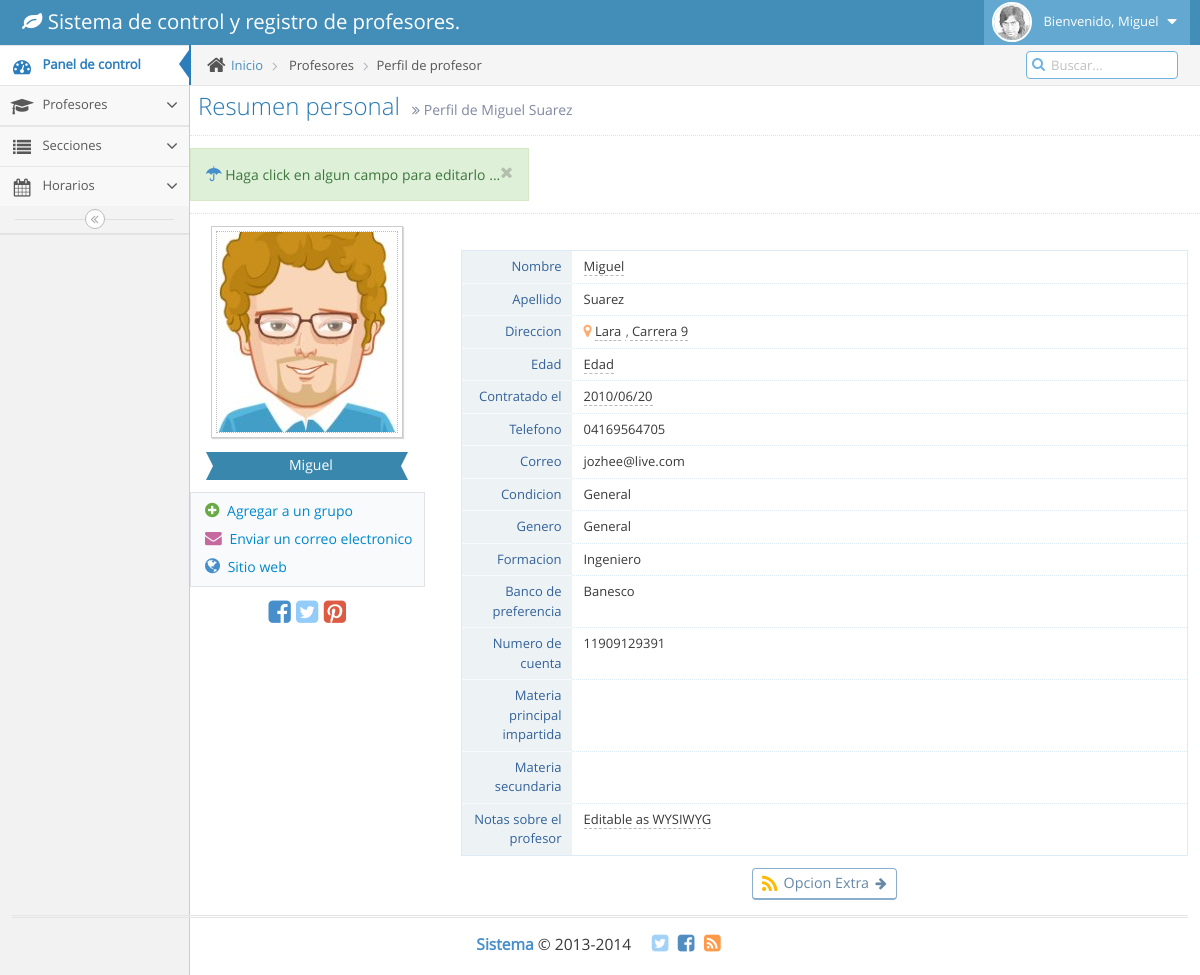
The page /perfil.php?id=7 (signed in) on the database its author committed.
### tables this page shows
CREATE TABLE IF NOT EXISTS `profesores` (
  `ID` int(100) NOT NULL,
  `nombre` varchar(20) NOT NULL,
  `apellido` varchar(20) NOT NULL,
  `cedula` int(10) NOT NULL,
  `direccion` varchar(100) NOT NULL,
  `telefono` varchar(15) NOT NULL,
  `correo` varchar(40) NOT NULL,
  `genero` varchar(10) NOT NULL,
  `condicion` varchar(30) NOT NULL,
  `formacion` varchar(20) NOT NULL,
  `especialidad` varchar(50) NOT NULL,
  `estado` varchar(100) NOT NULL,
  `banco` varchar(100) NOT NULL,
  `nr_cuenta` bigint(40) NOT NULL,
  `materia1` varchar(30) NOT NULL,
  `materia2` varchar(30) NOT NULL,
  `materia3` varchar(30) NOT NULL,
  `seguro_social` int(40) NOT NULL,
  `sueldo` int(255) NOT NULL,
  `quejas` int(3) NOT NULL
);

### perfil.php (the view, shortened to what this page needs)
<?php
     require("config.php");
if (isset($_COOKIE["id_usuario"]) && isset($_COOKIE["marca_aleatoria_usuario"])){
   if ($_COOKIE["id_usuario"]!="" || $_COOKIE["marca_aleatoria_usuario"]!=""){
	$query = "  SELECT 	ID,
		                nombre,
		                apellido,
		                cedula,
		                direccion,
		                telefono,
		                correo,
		                genero,
		                condicion,
		                formacion,
		                especialidad,
		                estado,
		                banco,
		                nr_cuenta,
		                materia1,
		                materia2
            	FROM 	profesores
          		WHERE 	ID = :id
        ";
        $query_params = array(
            ':id' => $_GET['id']
        );
        try{
            $stmt = $db->prepare($query);
            $result = $stmt->execute($query_params);
        }
        catch(PDOException $ex){
		echo "<div class='panel-body'>
                <div class='alert alert-warning alert-dismissable'>
            	    <button type='button' class='close' data-dismiss='alert' aria-hidden='true'>&times;</button>
            	    Tenemos problemas al ejecutar la consulta :c El error es el siguiente:
				</div>
			 </div>" .$ex->getMessage();
		}
        $row = $stmt->fetch();
   }
}else{
	header('Location: index.php?accion=log_error');
	}
?>
<!DOCTYPE html>
<html lang="en">
	<head>
		<link rel="stylesheet" href="assets/css/bootstrap.min.css" />
		<link rel="stylesheet" href="assets/font-awesome/4.2.0/css/font-awesome.min.css" />
		<link rel="stylesheet" href="assets/css/jquery-ui.custom.min.css" />
		<link rel="stylesheet" href="assets/css/jquery.gritter.min.css" />
		<link rel="stylesheet" href="assets/css/select2.min.css" />
		<link rel="stylesheet" href="assets/css/datepicker.min.css" />
		<link rel="stylesheet" href="assets/css/bootstrap-editable.min.css" />
		<link rel="stylesheet" href="assets/css/ace.min.css" class="ace-main-stylesheet" id="main-ace-style" />
	</head>
	<body class="no-skin">
<div id="navbar" class="navbar navbar-default">
	<div class="navbar-container" id="navbar-container">
				<div class="navbar-header pull-left">
					<a href="index.php" class="navbar-brand">
						<small>
							<i class="fa fa-leaf"></i>
							Sistema de control y registro de profesores.
						</small>
					</a>
				</div>
								<div class="navbar-buttons navbar-header pull-right" role="navigation">
					<ul class="nav ace-nav">
						<li class="light-blue">
							<a data-toggle="dropdown" href="#" class="dropdown-toggle">
								<img class="nav-user-photo" src="assets/avatars/user.jpg" alt="Foto de <?php echo $row['nombre']?>" />
								<span class="user-info">
									Bienvenido, <?php echo $row['nombre']?>
								</span>
								<i class="ace-icon fa fa-caret-down"></i>
							</a>
						</li>
					</ul>
				</div>
			</div>
		</div>
		<div class="main-container" id="main-container">
			<div id="sidebar" class="sidebar responsive">
				<ul class="nav nav-list">
					<li class="active">
						<a href="index.php">
							<i class="menu-icon fa fa-tachometer"></i>
							<span class="menu-text"> Panel de control</span>
						</a>
					</li>
					<li class="">
						<a href="#" class="dropdown-toggle">
							<i class="menu-icon fa  fa-mortar-board"></i>
							<span class="menu-text">
								Profesores
							</span>
							<b class="arrow fa fa-angle-down"></b>
						</a>
					</li>
				</ul>
				<ul class="nav nav-list">
					<li class="">
						<a href="#" class="dropdown-toggle">
							<i class="menu-icon fa fa-list"></i>
							<span class="menu-text"> Secciones </span>
							<b class="arrow fa fa-angle-down"></b>
						</a>
					</li>
				<ul class="nav nav-list">
					<li class="">
						<a href="#" class="dropdown-toggle">
							<i class="menu-icon fa  fa-calendar"></i>
							<span class="menu-text"> Horarios </span>
							<b class="arrow fa fa-angle-down"></b>
						</a>
				<div class="sidebar-toggle sidebar-collapse" id="sidebar-collapse">
					<i class="ace-icon fa fa-angle-double-left" data-icon1="ace-icon fa fa-angle-double-left" data-icon2="ace-icon fa fa-angle-double-right"></i>
				</div>
			</div>
			<div class="main-content">
				<div class="main-content-inner">
					<div class="breadcrumbs" id="breadcrumbs">
						<ul class="breadcrumb">
							<li>
								<i class="ace-icon fa fa-home home-icon"></i>
								<a href="index.php">Inicio</a>
							</li>
							<li>
							<span>Profesores</span></li>
							<li class="active">Perfil de profesor</li>
						</ul>
						<div class="nav-search" id="nav-search">
							<form class="form-search">
								<span class="input-icon">
									<input type="text" placeholder="Buscar..." class="nav-search-input" id="nav-search-input" autocomplete="off" />
									<i class="ace-icon fa fa-search nav-search-icon"></i>
								</span>
							</form>
						</div>
					</div>
						<div class="page-header">
							<h1>
								Resumen personal
								<small>
									<i class="ace-icon fa fa-angle-double-right"></i>
									Perfil de <?php echo $row['nombre'] . " " . $row['apellido']; ; ?>
								</small>
							</h1>
						</div>
						<div class="row">
							<div class="col-xs-12">
								<div class="clearfix">
									<div class="pull-left alert alert-success no-margin">
										<button type="button" class="close" data-dismiss="alert">
											<i class="ace-icon fa fa-times"></i>
										</button>
										<i class="ace-icon fa fa-umbrella bigger-120 blue"></i>
										Haga click en algun campo para editarlo ...
									</div>
								</div>
								<div class="hr dotted"></div>
								<div>
									<div id="user-profile-1" class="user-profile row">
										<div class="col-xs-12 col-sm-3 center">
											<div>
												<span class="profile-picture">
													<img id="avatar" class="editable img-responsive" alt="Alex's Avatar" src="assets/avatars/profile-pic.jpg" />
												</span>
												<div class="space-4"></div>
												<div class="width-80 label label-info label-xlg arrowed-in arrowed-in-right">
													<div class="inline position-relative">
															<span class="white"><?php echo $row['nombre']; ?></span>
													</div>
												</div>
											</div>
											<div class="space-6"></div>
											<div class="profile-contact-info">
												<div class="profile-contact-links align-left">
													<a href="#" class="btn btn-link">
														<i class="ace-icon fa fa-plus-circle bigger-120 green"></i>
														Agregar a un grupo
													</a>
													<a href="#" class="btn btn-link">
														<i class="ace-icon fa fa-envelope bigger-120 pink"></i>
														Enviar un correo electronico
													</a>
													<a href="#" class="btn btn-link">
														<i class="ace-icon fa fa-globe bigger-125 blue"></i>
														Sitio web
													</a>
												</div>
												<div class="space-6"></div>
												<div class="profile-social-links align-center">
													<a href="#" class="tooltip-info" title="" data-original-title="Facebook">
														<i class="middle ace-icon fa fa-facebook-square fa-2x blue"></i>
													</a>
													<a href="#" class="tooltip-info" title="" data-original-title="Twitter">
														<i class="middle ace-icon fa fa-twitter-square fa-2x light-blue"></i>
													</a>
													<a href="#" class="tooltip-error" title="" data-original-title="Pinterest">
														<i class="middle ace-icon fa fa-pinterest-square fa-2x red"></i>
													</a>
												</div>
											</div>
										</div>
										<div class="col-xs-12 col-sm-9">
										<div class="space-12"></div>
											<div class="profile-user-info profile-user-info-striped">
												<div class="profile-info-row">
													<div class="profile-info-name"> Nombre </div>
													<div class="profile-info-value">
														<span class="editable" id="nombre"><?php echo $row['nombre']; ?></span>
													</div>
												</div>
												<div class="profile-info-row">
													<div class="profile-info-name"> Apellido </div>
													<div class="profile-info-value">
														<span class="editable" id="apellido"><?php echo $row['apellido']; ?></span>
													</div>
												</div>
													<div class="profile-info-name"> Direccion </div>
													<div class="profile-info-value">
														<i class="fa fa-map-marker light-orange bigger-110"></i>
														<span class="editable" id="estado"><?php echo $row['estado']; ?></span>
														<span class="editable" id="direccion"><?php echo $row['direccion']; ?></span>
													</div>
												<div class="profile-info-row">
													<div class="profile-info-name"> Edad </div>
													<div class="profile-info-value">
														<span class="editable" id="edad">Edad</span>
													</div>
												</div>
												<div class="profile-info-row">
													<div class="profile-info-name"> Contratado el </div>
													<div class="profile-info-value">
														<span class="editable" id="contrato_fecha">2010/06/20</span>
													</div>
												</div>
												<div class="profile-info-row">
													<div class="profile-info-name"> Telefono </div>
													<div class="profile-info-value">
														<span class="editable" id="telefono"><?php echo $row['telefono']; ?></span>
													</div>
												</div>
												<div class="profile-info-row">
													<div class="profile-info-name"> Correo </div>
													<div class="profile-info-value">
														<span class="editable" id="cedula"><?php echo $row['correo']; ?></span>
													</div>
												</div>
												<div class="profile-info-row">
													<div class="profile-info-name"> Condicion </div>
													<div class="profile-info-value">
														<span class="editable" id="cedula"><?php echo $row['condicion']; ?></span>
													</div>
												</div>
												<div class="profile-info-row">
													<div class="profile-info-name"> Genero </div>
													<div class="profile-info-value">
														<span class="editable" id="cedula"><?php echo $row['condicion']; ?></span>
													</div>
												</div>
												<div class="profile-info-row">
													<div class="profile-info-name"> Formacion </div>
													<div class="profile-info-value">
														<span class="editable" id="cedula"><?php echo $row['formacion']; ?></span>
													</div>
												</div>
												<div class="profile-info-row">
													<div class="profile-info-name"> Banco de preferencia </div>
													<div class="profile-info-value">
														<span class="editable" id="cedula"><?php echo $row['banco']; ?></span>
													</div>
												</div>
												<div class="profile-info-row">
													<div class="profile-info-name"> Numero de cuenta </div>
													<div class="profile-info-value">
														<span class="editable" id="cedula"><?php echo $row['nr_cuenta']; ?></span>
													</div>
												</div>
												<div class="profile-info-row">
													<div class="profile-info-name"> Materia principal impartida </div>
													<div class="profile-info-value">
													</div>
												</div>
												<div class="profile-info-row">
													<div class="profile-info-name"> Materia secundaria </div>
													<div class="profile-info-value">
													</div>
												</div>
												<div class="profile-info-row">
													<div class="profile-info-name"> Notas sobre el profesor </div>
													<div class="profile-info-value">
														<span class="editable" id="about">Editable as WYSIWYG</span>
													</div>
												</div>
											</div>
											<div class="space-6"></div>
											<div class="center">
												<button type="button" class="btn btn-sm btn-primary btn-white btn-round">
													<i class="ace-icon fa fa-rss bigger-150 middle orange2"></i>
													<span class="bigger-110">Opcion Extra</span>
													<i class="icon-on-right ace-icon fa fa-arrow-right"></i>
												</button>
											</div>
										</div>
									</div>
								</div>
							</div>
						</div>
							</div>
						</div>
					</div>
			<div class="footer">
				<div class="footer-inner">
					<div class="footer-content">
						<span class="bigger-120">
							<span class="blue bolder">Sistema</span>
							&copy; 2013-2014
						</span>
						<span class="action-buttons">
							<a href="#">
								<i class="ace-icon fa fa-twitter-square light-blue bigger-150"></i>
							</a>
							<a href="#">
								<i class="ace-icon fa fa-facebook-square text-primary bigger-150"></i>
							</a>
							<a href="#">
								<i class="ace-icon fa fa-rss-square orange bigger-150"></i>
							</a>
						</span>
					</div>
				</div>
			</div>
	</body>
</html>

### rows shown on the page
profesores: nombre "Miguel", apellido "Suarez", estado "Lara", direccion "Carrera 9", telefono "04169564705", correo "jozhee@live.com", condicion "General", formacion "Ingeniero", banco "Banesco", nr_cuenta "11909129391"
